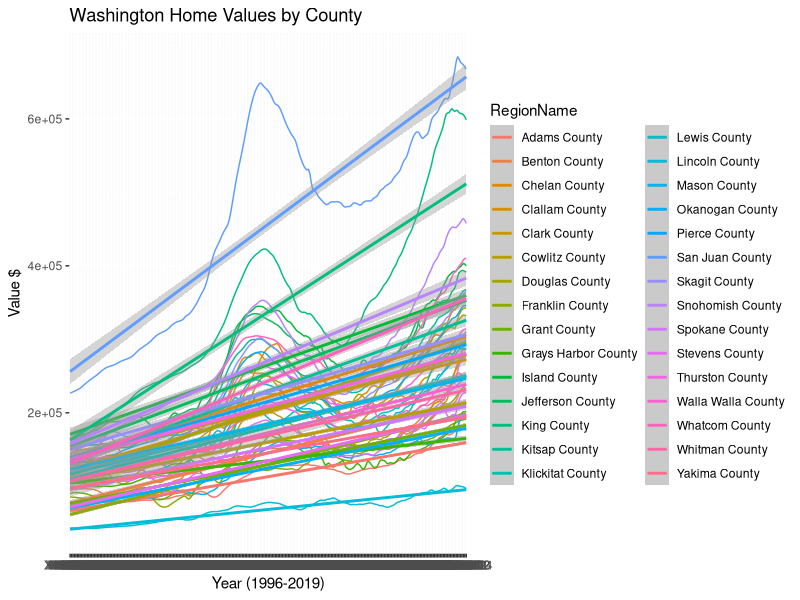
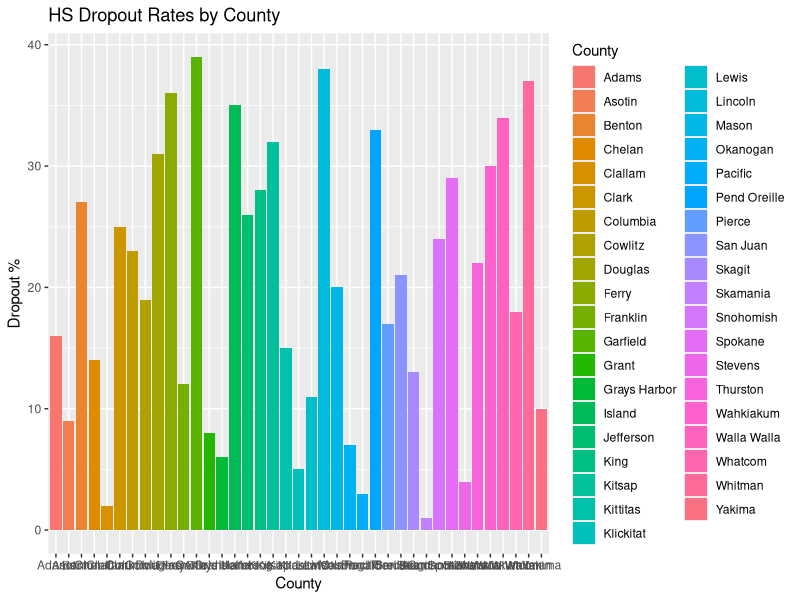
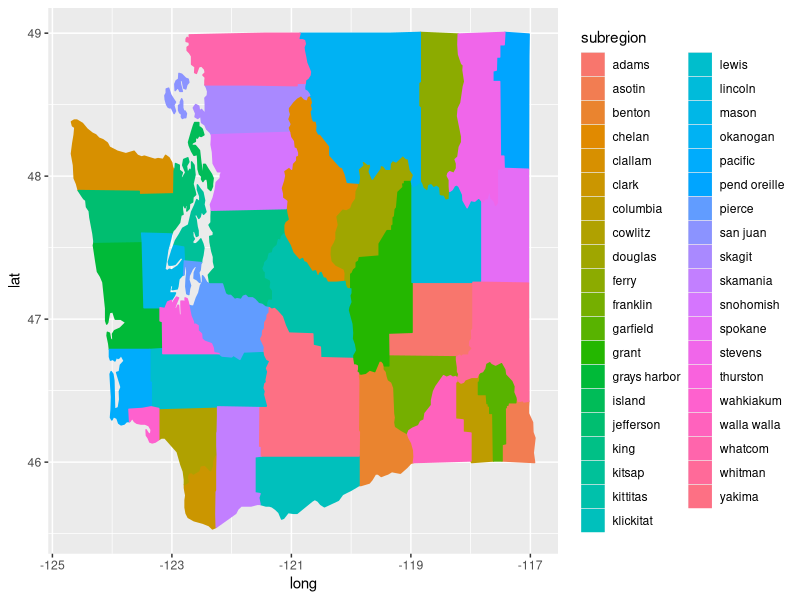
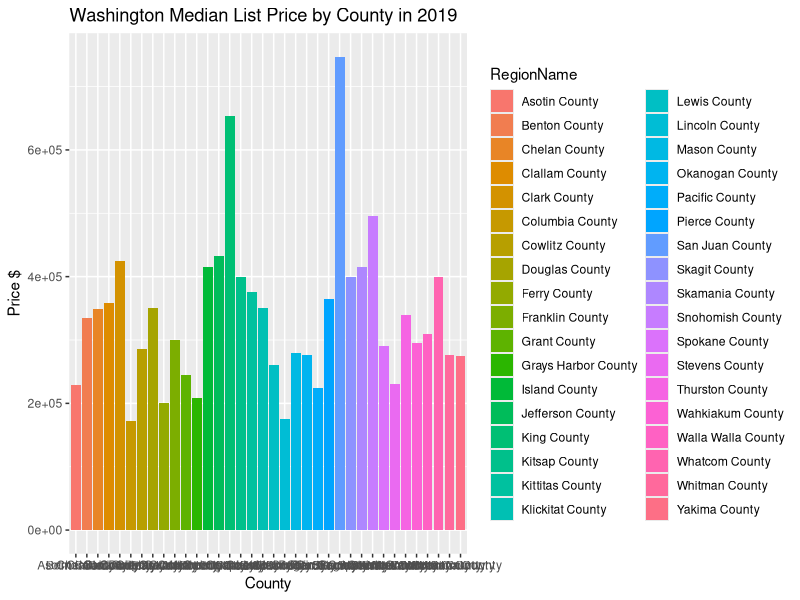

These figures' R source, in order:
Pop_Dens_by_County <- read.csv("data/WAOFM_-_April_1_-_Population_Density_by_County__2000_to_Present.csv")
HS_Dropout_by_County <- read.csv("data/High_School_Dropout_Statistics_by_County_2012-2013_School_Year_5-Year_Cohort_Dropout_Rates.csv")

#home values
#home listings and sales
#rental values
#rental listings
#forecasts
#more metrics

County_Zhvi_3b <- read.csv("data/County_Zhvi_3bedroom.csv")
County_MedianRentalPrice_3B <- read.csv("data/County_MedianRentalPrice_3Bedroom.csv")

library(dplyr)
County_Zhvi_3b <- filter(County_Zhvi_3b, State == "WA")
County_MedianRentalPrice_3B <- filter(County_MedianRentalPrice_3B, State == "WA")
County_Zhvi_3b_values <- County_Zhvi_3b[,c(2,8:284)]

library(reshape2)
melted <- melt(County_Zhvi_3b_values)
melted$rowid <- 1:30
library(ggplot2)
ggplot(melted, aes(variable, value, group=factor(RegionName))) +
  geom_line(aes(color=RegionName)) +
  geom_smooth(method="lm",fullrange=TRUE,aes(col=RegionName)) +
  ggtitle("Washington Home Values by County") + 
  xlab("Year (1996-2019)") +
  ylab("Value $")
# can use this data to predict trend line in 10 years


ggplot(data=HS_Dropout_by_County, aes(x=County, y=Rank.by.Percent, fill=County)) +
  geom_bar(stat="identity") +
  ggtitle("HS Dropout Rates by County") +
  ylab("Dropout %")


county <- map_data("county")
county <- filter(county, region == "washington")
ggplot(county)+geom_polygon(aes(long,lat,group=group,col=subregion,fill=subregion))





County_MedianListingPrice <- read.csv("data/County_MedianListingPrice_AllHomes.csv")
County_MedianListingPrice <- filter(County_MedianListingPrice, State == "WA")
County_MedianListingPrice_values <- County_MedianListingPrice[,c(1,118)]

melted2 <- melt(County_MedianListingPrice_values)
ggplot(melted2, aes(RegionName, value, fill=RegionName)) +
  geom_bar(stat = "identity") +
  ggtitle("Washington Median List Price by County in 2019") + 
  xlab("County") +
  ylab("Price $")
# filter this based on their budget inputs



